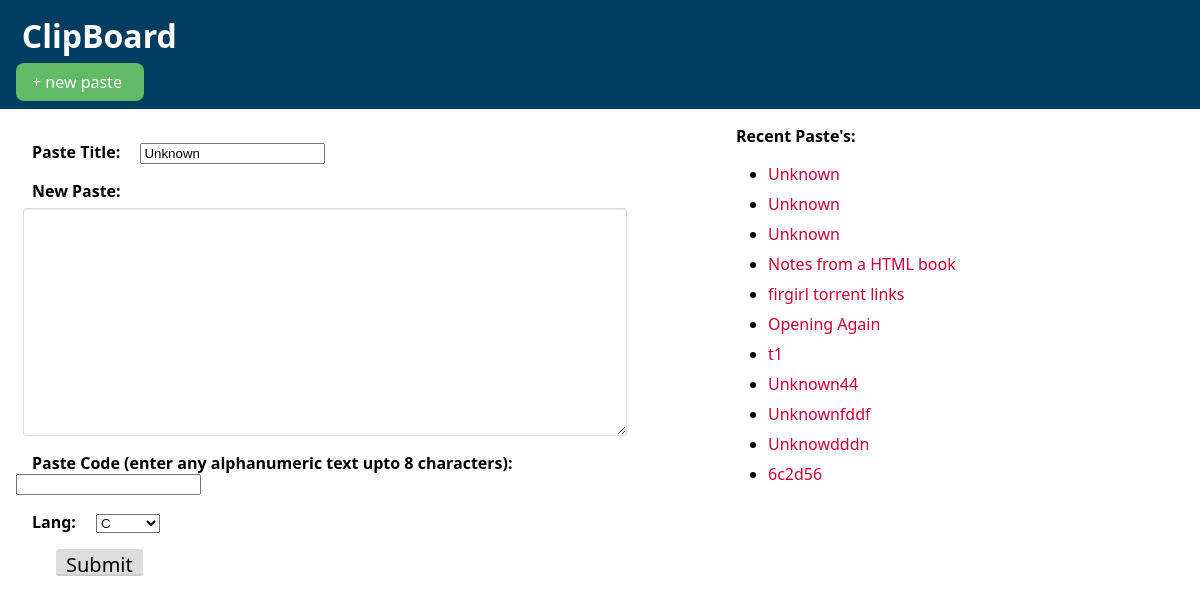
The app's page /, older data.
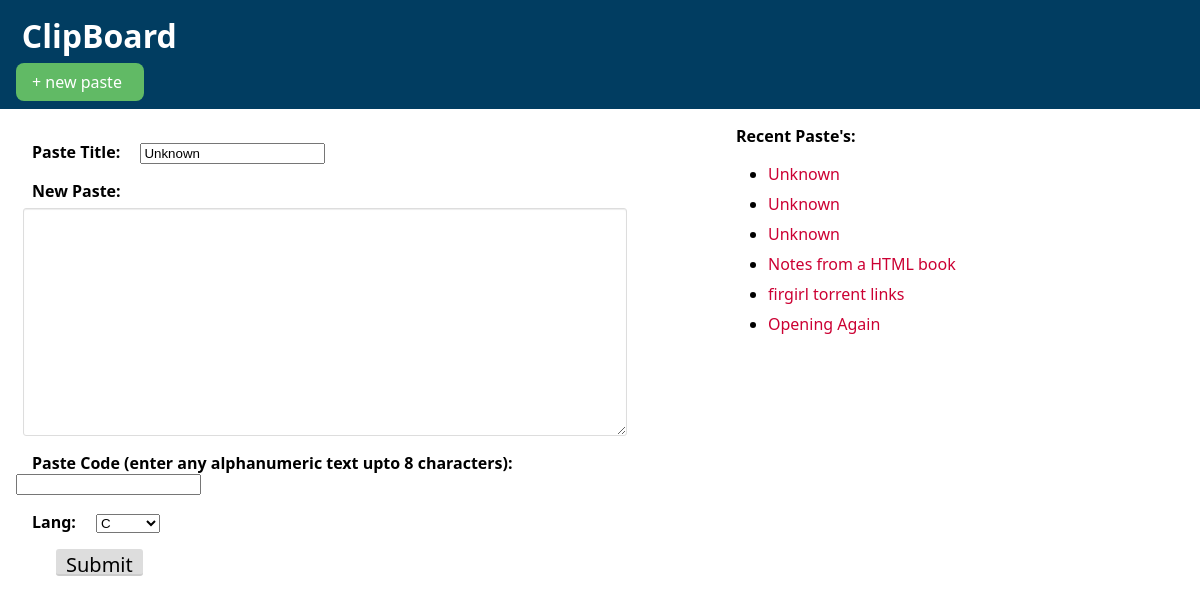
The same page, newer data.
### todoapp/models.py (models this page shows, shortened)
class Todo(models.Model):
    alphanumeric = RegexValidator(r'^[0-9a-zA-Z]*$', 'Only alphanumeric characters are allowed.')
    title=models.CharField(max_length=40, default="Unknown")
    text=models.TextField()
    link_code=models.CharField(max_length=8,unique=True, validators=[alphanumeric])
    langs=[('c','C'),('cpp','CPP'),('py','Python')]
    lang=models.CharField(max_length=10, choices=langs, default='c')
    date=models.DateTimeField(auto_now_add=True)

### todoapp/views.py (the view)
# urls.py: url(r'^$', views.index, name='index'),
def index(request):
    todos=Todo.objects.all()
    form=todoForm()
    if request.method=="POST":
        form=todoForm(request.POST)
        form.save()
        form=todoForm()
    return render(request, "index.html", {'form':form, 'todos':todos})

### todoapp/forms.py
class todoForm(forms.ModelForm):
    class Meta:
        model=Todo
        fields=('title','text','link_code','lang')
        labels={'title':'Paste Title','text':'New Paste','link_code':'Paste Code (enter any alphanumeric text upto  8 characters)'}

### todoapp/templates/index.html
<head> <title>ClipBoard</title>
<link href="http://127.0.0.1:8000/static/css/todoapp.css" rel="stylesheet">
</head>
<body>
    <header>
        <h1 class="logo">ClipBoard</h1>
        <div class="new_paste"><a class="npaste", href="http://127.0.0.1:8000/">+ new paste</a></div>
    </header>
    <article>
        <div class="main">
            <form method="POST">{% csrf_token %} {{form.as_p}}<button type="submit">Submit</button></form>
        </div>
    </article>
    <aside>
        <div class="asideleft"><label>Recent Paste's:</label>
        <ul>
            {% for td in todos %}
            <li><a class="ali", href="http://127.0.0.1:8000/p/{{td.link_code}}">{{td.title}}</a></li>
        {% endfor %}
        </ul>
        </div>
    </aside>
</body>

Row changes from the older to the newer data that the page shows:
removed Todo: title "t1"
removed Todo: title "Unknown44"
removed Todo: title "Unknownfddf"
removed Todo: title "Unknowdddn"
removed Todo: title "6c2d56"
